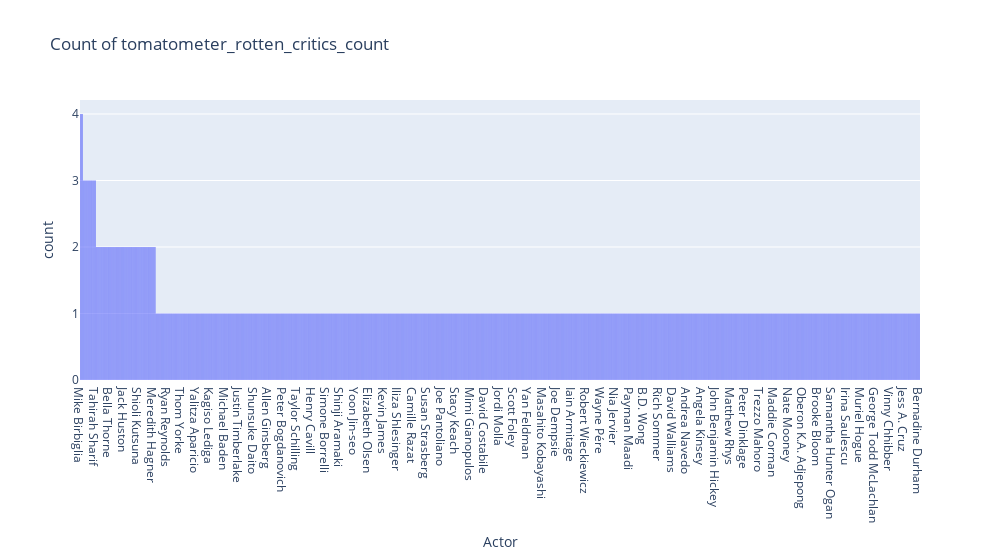

Source (notebook cell):
### Code cell
px.histogram(
    actor_count,
    x="Actor",
    title=f"Count of {column_name}",
    width=1000,
).update_xaxes(
  categoryorder="total descending"
).show()

### Figure 1 — Plotly figure (JSON) as saved in the notebook; plotly's stock layout.template omitted (floating-point values rounded to 4 significant figures; data arrays with more than 128 entries replaced by an {"elided": "..."} marker saying what was removed)
{"data": [{"alignmentgroup": "True", "bingroup": "x", "hovertemplate": "Actor=%{x}<br>count=%{y}<extra></extra>", "legendgroup": "", "marker": {"color": "#636efa", "pattern": {"shape": ""}}, "name": "", "offsetgroup": "", "orientation": "v", "showlegend": false, "type": "histogram", "x": {"elided": "1939 str values"}, "xaxis": "x", "yaxis": "y"}], "layout": {"barmode": "relative", "legend": {"tracegroupgap": 0}, "title": {"text": "Count of tomatometer_rotten_critics_count"}, "width": 1000, "xaxis": {"anchor": "y", "categoryorder": "total descending", "domain": [0, 1], "title": {"text": "Actor"}}, "yaxis": {"anchor": "x", "domain": [0, 1], "title": {"text": "count"}}}}
